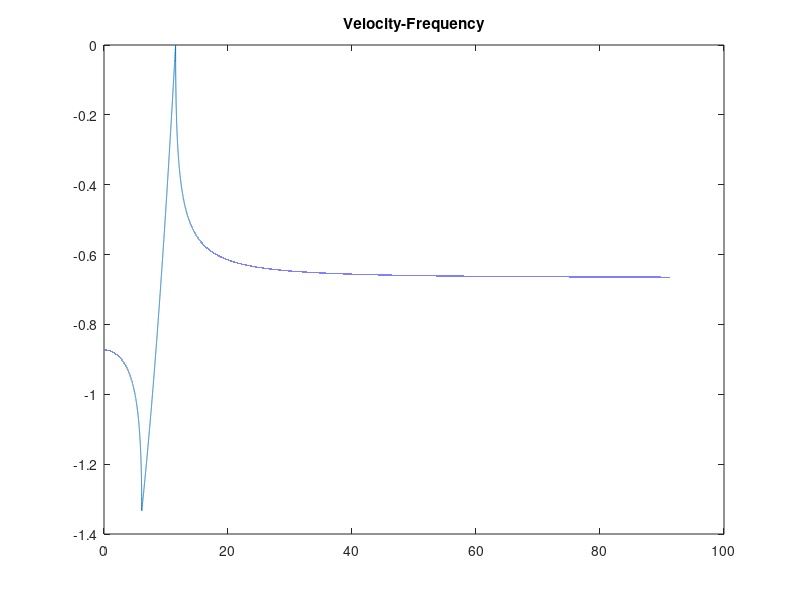
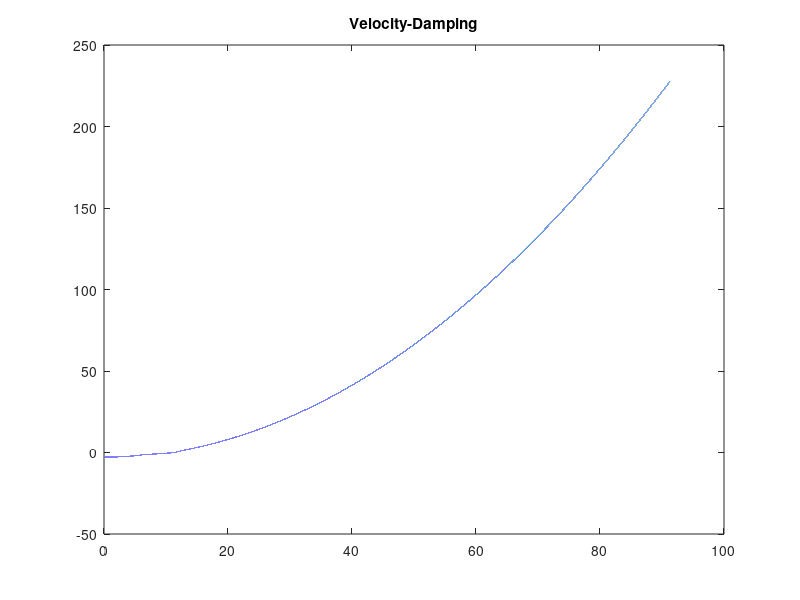
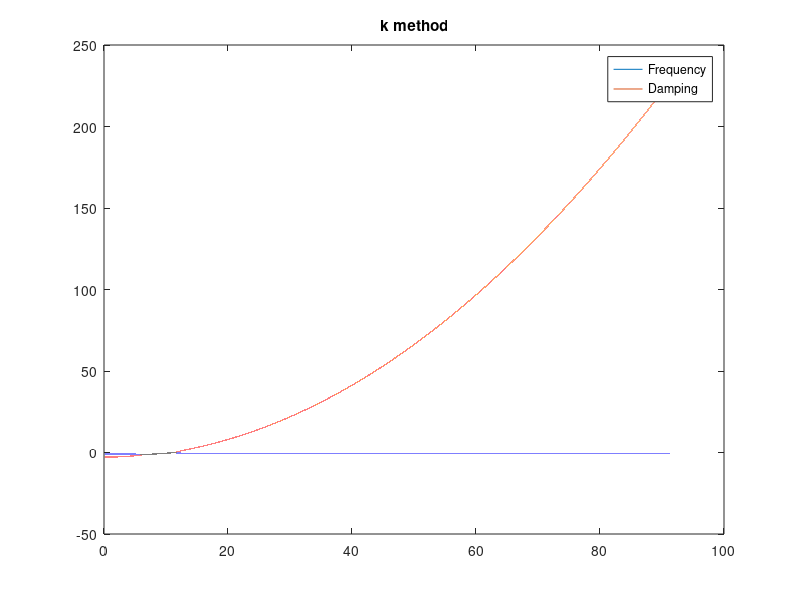

MATLAB code to generate these figures, in order:
%k-method - V-g method Flutter Calculation
%stead-flow aerodynamic solution

%V-g method flutter speed prediction
% Incorrectness of the k Method for Flutter Calculations 
% ZAERO AE Theory

close all;clear all;clc

%%
%Actual parameters of the system

b = 2; 
I_p = 1E+6;
m = 10;
k_t = 2e7;
k_h = 3e6;
rho = 2.23;

%%
%Non-dimensional parameters
e = 0.25;
a = 0;
sigma = sqrt(2);
r = sqrt(1/3);
x_theta = 0.25;
nu = 200;
w_h = sqrt(k_h/m);
%%
for U=1:100000
    

    V = U./(b*w_h);

    mat = inv([1 x_theta;x_theta r^2]) * [-1 -2*V^2/nu; 0 -sigma^2*r^2+2*V^2/nu*(0.5+a)];
    sol = eig(mat);
    fre(U) = sol(1,1);
    damp(U) = sol(2,1);
    Vel(U) = V;
    
end

figure(1)
plot(Vel,fre)
title("Velocity-Frequency")

figure(2)
plot(Vel,damp)
title("Velocity-Damping")

figure(3)
plot(Vel,fre,Vel,damp)
title("k method")
legend("Frequency","Damping")

